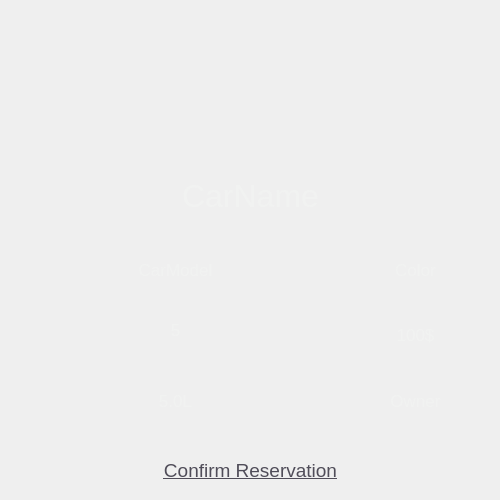
<?xml version="1.0" encoding="UTF-8"?>
<ui version="4.0">
 <class>ReserveCar</class>
 <widget class="QDialog" name="ReserveCar">
  <property name="geometry">
   <rect>
    <x>0</x>
    <y>0</y>
    <width>500</width>
    <height>500</height>
   </rect>
  </property>
  <property name="sizePolicy">
   <sizepolicy hsizetype="Fixed" vsizetype="Fixed">
    <horstretch>0</horstretch>
    <verstretch>0</verstretch>
   </sizepolicy>
  </property>
  <property name="minimumSize">
   <size>
    <width>500</width>
    <height>500</height>
   </size>
  </property>
  <property name="maximumSize">
   <size>
    <width>600</width>
    <height>500</height>
   </size>
  </property>
  <property name="windowTitle">
   <string>Dialog</string>
  </property>
  <property name="styleSheet">
   <string notr="true"/>
  </property>
  <widget class="QWidget" name="CarData" native="true">
   <property name="geometry">
    <rect>
     <x>40</x>
     <y>240</y>
     <width>190</width>
     <height>190</height>
    </rect>
   </property>
   <property name="styleSheet">
    <string notr="true">QLabel {
color: rgb(241, 242, 241);
}</string>
   </property>
   <widget class="QLabel" name="Model">
    <property name="geometry">
     <rect>
      <x>80</x>
      <y>15</y>
      <width>111</width>
      <height>30</height>
     </rect>
    </property>
    <property name="sizePolicy">
     <sizepolicy hsizetype="Expanding" vsizetype="Fixed">
      <horstretch>0</horstretch>
      <verstretch>0</verstretch>
     </sizepolicy>
    </property>
    <property name="minimumSize">
     <size>
      <width>0</width>
      <height>30</height>
     </size>
    </property>
    <property name="font">
     <font>
      <pointsize>13</pointsize>
     </font>
    </property>
    <property name="styleSheet">
     <string notr="true"/>
    </property>
    <property name="text">
     <string>CarModel</string>
    </property>
    <property name="alignment">
     <set>Qt::AlignCenter</set>
    </property>
   </widget>
   <widget class="QLabel" name="Seats">
    <property name="geometry">
     <rect>
      <x>80</x>
      <y>75</y>
      <width>111</width>
      <height>30</height>
     </rect>
    </property>
    <property name="minimumSize">
     <size>
      <width>0</width>
      <height>30</height>
     </size>
    </property>
    <property name="font">
     <font>
      <pointsize>13</pointsize>
     </font>
    </property>
    <property name="text">
     <string>5</string>
    </property>
    <property name="alignment">
     <set>Qt::AlignCenter</set>
    </property>
   </widget>
   <widget class="QLabel" name="Engine">
    <property name="geometry">
     <rect>
      <x>80</x>
      <y>145</y>
      <width>111</width>
      <height>31</height>
     </rect>
    </property>
    <property name="minimumSize">
     <size>
      <width>0</width>
      <height>30</height>
     </size>
    </property>
    <property name="font">
     <font>
      <pointsize>13</pointsize>
     </font>
    </property>
    <property name="text">
     <string>5.0L</string>
    </property>
    <property name="alignment">
     <set>Qt::AlignCenter</set>
    </property>
   </widget>
   <widget class="QLabel" name="ModelImg">
    <property name="geometry">
     <rect>
      <x>10</x>
      <y>10</y>
      <width>45</width>
      <height>45</height>
     </rect>
    </property>
    <property name="text">
     <string/>
    </property>
    <property name="pixmap">
     <pixmap resource="res.qrc">:/images/images/model.png</pixmap>
    </property>
    <property name="scaledContents">
     <bool>true</bool>
    </property>
   </widget>
   <widget class="QLabel" name="SeatsImg">
    <property name="geometry">
     <rect>
      <x>10</x>
      <y>70</y>
      <width>45</width>
      <height>45</height>
     </rect>
    </property>
    <property name="text">
     <string/>
    </property>
    <property name="pixmap">
     <pixmap resource="res.qrc">:/images/images/seats.png</pixmap>
    </property>
    <property name="scaledContents">
     <bool>true</bool>
    </property>
   </widget>
   <widget class="QLabel" name="EngineImg">
    <property name="geometry">
     <rect>
      <x>10</x>
      <y>140</y>
      <width>45</width>
      <height>45</height>
     </rect>
    </property>
    <property name="text">
     <string/>
    </property>
    <property name="pixmap">
     <pixmap resource="res.qrc">:/images/images/engine.png</pixmap>
    </property>
    <property name="scaledContents">
     <bool>true</bool>
    </property>
   </widget>
  </widget>
  <widget class="QLabel" name="Name">
   <property name="geometry">
    <rect>
     <x>0</x>
     <y>170</y>
     <width>501</width>
     <height>51</height>
    </rect>
   </property>
   <property name="font">
    <font>
     <pointsize>24</pointsize>
    </font>
   </property>
   <property name="layoutDirection">
    <enum>Qt::LeftToRight</enum>
   </property>
   <property name="styleSheet">
    <string notr="true">QLabel {
color: rgb(241, 242, 241);
}</string>
   </property>
   <property name="text">
    <string>CarName</string>
   </property>
   <property name="alignment">
    <set>Qt::AlignCenter</set>
   </property>
  </widget>
  <widget class="QLabel" name="header">
   <property name="geometry">
    <rect>
     <x>0</x>
     <y>0</y>
     <width>501</width>
     <height>161</height>
    </rect>
   </property>
   <property name="text">
    <string/>
   </property>
   <property name="pixmap">
    <pixmap resource="res.qrc">:/images/images/road2.png</pixmap>
   </property>
   <property name="scaledContents">
    <bool>true</bool>
   </property>
  </widget>
  <widget class="ClickableLabel" name="confirmBtn">
   <property name="geometry">
    <rect>
     <x>140</x>
     <y>450</y>
     <width>221</width>
     <height>41</height>
    </rect>
   </property>
   <property name="font">
    <font>
     <pointsize>14</pointsize>
     <underline>true</underline>
    </font>
   </property>
   <property name="cursor">
    <cursorShape>PointingHandCursor</cursorShape>
   </property>
   <property name="styleSheet">
    <string notr="true">QLabel {
color: rgb(80, 77, 89);
text-decoration: underline;

}


QLabel::hover {
color: rgb(241, 242, 241);
}</string>
   </property>
   <property name="text">
    <string>Confirm Reservation</string>
   </property>
   <property name="alignment">
    <set>Qt::AlignCenter</set>
   </property>
  </widget>
  <widget class="QWidget" name="CarData_2" native="true">
   <property name="geometry">
    <rect>
     <x>280</x>
     <y>240</y>
     <width>190</width>
     <height>190</height>
    </rect>
   </property>
   <property name="styleSheet">
    <string notr="true">QLabel {
color: rgb(241, 242, 241);
}</string>
   </property>
   <widget class="QLabel" name="Color">
    <property name="geometry">
     <rect>
      <x>80</x>
      <y>15</y>
      <width>111</width>
      <height>30</height>
     </rect>
    </property>
    <property name="sizePolicy">
     <sizepolicy hsizetype="Expanding" vsizetype="Fixed">
      <horstretch>0</horstretch>
      <verstretch>0</verstretch>
     </sizepolicy>
    </property>
    <property name="minimumSize">
     <size>
      <width>0</width>
      <height>30</height>
     </size>
    </property>
    <property name="font">
     <font>
      <pointsize>13</pointsize>
     </font>
    </property>
    <property name="styleSheet">
     <string notr="true"/>
    </property>
    <property name="text">
     <string>Color</string>
    </property>
    <property name="alignment">
     <set>Qt::AlignCenter</set>
    </property>
   </widget>
   <widget class="QLabel" name="Price">
    <property name="geometry">
     <rect>
      <x>80</x>
      <y>80</y>
      <width>111</width>
      <height>30</height>
     </rect>
    </property>
    <property name="minimumSize">
     <size>
      <width>0</width>
      <height>30</height>
     </size>
    </property>
    <property name="font">
     <font>
      <pointsize>13</pointsize>
     </font>
    </property>
    <property name="text">
     <string>100$</string>
    </property>
    <property name="alignment">
     <set>Qt::AlignCenter</set>
    </property>
   </widget>
   <widget class="QLabel" name="Owner">
    <property name="geometry">
     <rect>
      <x>80</x>
      <y>145</y>
      <width>111</width>
      <height>31</height>
     </rect>
    </property>
    <property name="minimumSize">
     <size>
      <width>0</width>
      <height>30</height>
     </size>
    </property>
    <property name="font">
     <font>
      <pointsize>13</pointsize>
     </font>
    </property>
    <property name="text">
     <string>Owner</string>
    </property>
    <property name="alignment">
     <set>Qt::AlignCenter</set>
    </property>
   </widget>
   <widget class="QLabel" name="ColorImg">
    <property name="geometry">
     <rect>
      <x>10</x>
      <y>10</y>
      <width>45</width>
      <height>45</height>
     </rect>
    </property>
    <property name="text">
     <string/>
    </property>
    <property name="pixmap">
     <pixmap resource="res.qrc">:/images/images/colour.png</pixmap>
    </property>
    <property name="scaledContents">
     <bool>true</bool>
    </property>
   </widget>
   <widget class="QLabel" name="PriceImg">
    <property name="geometry">
     <rect>
      <x>10</x>
      <y>75</y>
      <width>45</width>
      <height>45</height>
     </rect>
    </property>
    <property name="text">
     <string/>
    </property>
    <property name="pixmap">
     <pixmap resource="res.qrc">:/images/images/price.png</pixmap>
    </property>
    <property name="scaledContents">
     <bool>true</bool>
    </property>
   </widget>
   <widget class="QLabel" name="OwnerImg">
    <property name="geometry">
     <rect>
      <x>10</x>
      <y>140</y>
      <width>45</width>
      <height>45</height>
     </rect>
    </property>
    <property name="text">
     <string/>
    </property>
    <property name="pixmap">
     <pixmap resource="res.qrc">:/images/images/owner.png</pixmap>
    </property>
    <property name="scaledContents">
     <bool>true</bool>
    </property>
   </widget>
  </widget>
 </widget>
 <customwidgets>
  <customwidget>
   <class>ClickableLabel</class>
   <extends>QLabel</extends>
   <header>ClickableLabel.h</header>
  </customwidget>
 </customwidgets>
 <resources>
  <include location="res.qrc"/>
 </resources>
 <connections/>
</ui>
